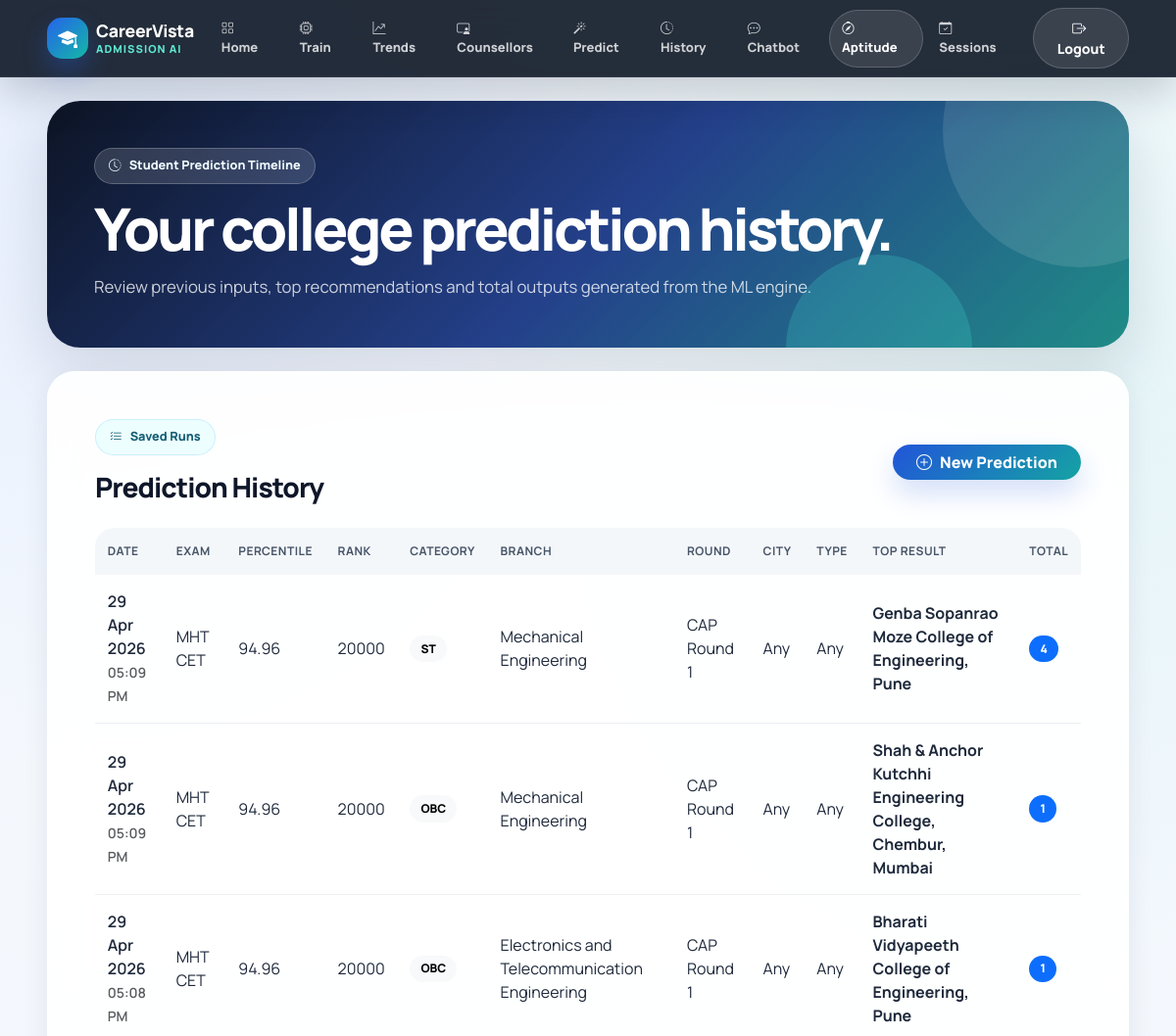
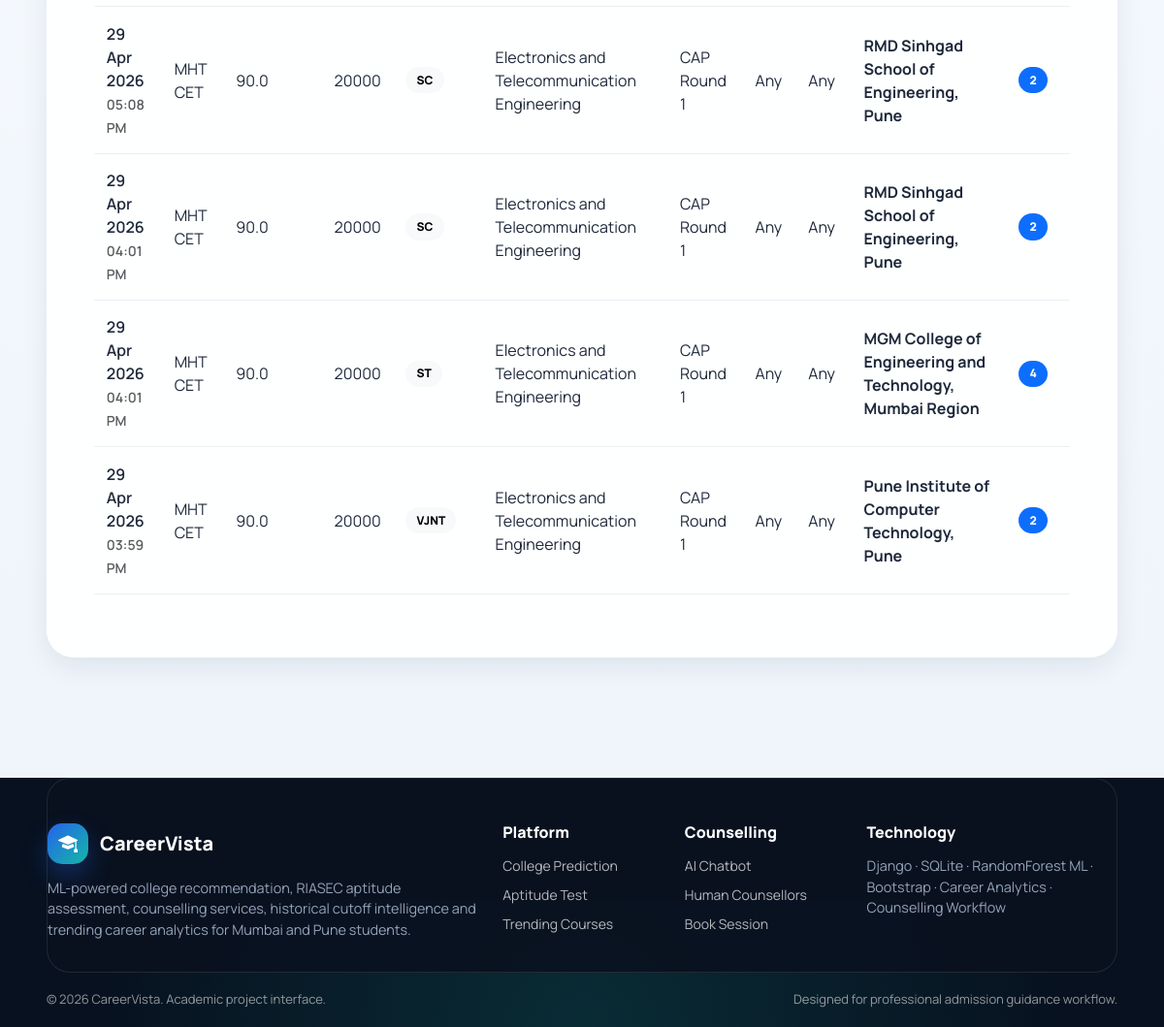
Page /history/ (signed in) on the committed database (2 pictures, top to bottom).
### predictor/models.py (models this page shows, shortened)
class PredictionHistory(models.Model):
    user = models.ForeignKey(User, on_delete=models.SET_NULL, null=True, blank=True)
    created_at = models.DateTimeField(auto_now_add=True)
    exam = models.CharField(max_length=40)
    category = models.CharField(max_length=40)
    home_region = models.CharField(max_length=120, blank=True)
    university_quota = models.CharField(max_length=80, blank=True)
    branch = models.CharField(max_length=180)
    percentile = models.FloatField()
    rank = models.IntegerField(default=0)
    aptitude_score = models.IntegerField(default=0)
    round_name = models.CharField(max_length=40)
    city = models.CharField(max_length=80, blank=True)
    college_type = models.CharField(max_length=60, blank=True)
    max_fees = models.IntegerField(default=0)
    min_naac_score = models.FloatField(default=0)
    max_nirf_rank = models.IntegerField(default=0)
    top_result = models.CharField(max_length=255, blank=True)
    result_count = models.IntegerField(default=0)
    result_snapshot_json = models.TextField(blank=True)
    class Meta:
        ordering = ['-created_at']

### predictor/views.py (the view)
# urls.py: path('history/', views.history, name='history'),
@login_required
def history(request):
    rows = PredictionHistory.objects.filter(user=request.user)[:30]
    return render(request, 'predictor/history.html', {'rows': rows})

### predictor/templates/predictor/history.html (shortened to what this page needs)
{% extends 'predictor/base.html' %}
{% block content %}
<section class="section-pad pt-4">
    <div class="container-fluid px-lg-5">
        <div class="page-hero mb-4">
            <span class="hero-pill"><i class="bi bi-clock-history"></i>Student Prediction Timeline</span>
            <h1 class="hero-title mt-3 mb-3">Your college prediction history.</h1>
            <p class="hero-subtitle mb-0">Review previous inputs, top recommendations and total outputs generated from the ML engine.</p>
        </div>
        <div class="panel-card p-4 p-lg-5">
            <div class="d-flex justify-content-between align-items-center flex-wrap gap-3 mb-4">
                <div>
                    <span class="eyebrow"><i class="bi bi-list-check"></i>Saved Runs</span>
                    <h3 class="fw-black mt-3 mb-0">Prediction History</h3>
                </div>
                <a href="{% url 'predict' %}" class="btn btn-primary rounded-pill px-4"><i class="bi bi-plus-circle me-2"></i>New Prediction</a>
            </div>
            {% if rows %}
            <div class="table-responsive">
                <table class="table table-hover align-middle">
                    <thead>
                        <tr><th>Date</th><th>Exam</th><th>Percentile</th><th>Rank</th><th>Category</th><th>Branch</th><th>Round</th><th>City</th><th>Type</th><th>Top Result</th><th>Total</th></tr>
                    </thead>
                    <tbody>
                        {% for row in rows %}
                        <tr>
                            <td class="fw-semibold">{{ row.created_at|date:"d M Y" }}<br><small class="text-muted">{{ row.created_at|date:"h:i A" }}</small></td>
                            <td>{{ row.exam }}</td>
                            <td>{{ row.percentile }}</td>
                            <td>{{ row.rank }}</td>
                            <td><span class="badge text-bg-light">{{ row.category }}</span></td>
                            <td>{{ row.branch }}</td>
                            <td>{{ row.round_name }}</td>
                            <td>{{ row.city|default:'Any' }}</td>
                            <td>{{ row.college_type|default:'Any' }}</td>
                            <td class="fw-bold">{{ row.top_result }}</td>
                            <td><span class="badge text-bg-primary">{{ row.result_count }}</span></td>
                        </tr>
                        {% endfor %}
                    </tbody>
                </table>
            </div>
            {% else %}
            <div class="empty-state">No prediction history yet. Create your first prediction.</div>
            {% endif %}
        </div>
    </div>
</section>
{% endblock %}

### predictor/templates/predictor/base.html (shortened to what this page needs)
{% load static %}
<!doctype html>
<html lang="en">
<head>
    <link href="https://cdn.jsdelivr.net/npm/bootstrap@5.3.3/dist/css/bootstrap.min.css" rel="stylesheet">
    <link href="https://cdn.jsdelivr.net/npm/bootstrap-icons@1.11.3/font/bootstrap-icons.css" rel="stylesheet">
    <link rel="stylesheet" href="{% static 'predictor/css/style.css' %}">
</head>
<body>
<nav class="navbar navbar-expand-lg navbar-dark college-navbar sticky-top">
    <div class="container-fluid px-lg-5">
        <a class="navbar-brand d-flex align-items-center gap-2" href="{% url 'home' %}">
            <span class="brand-mark"><i class="bi bi-mortarboard-fill"></i></span>
            <span class="brand-text">
                <strong>CareerVista</strong>
                <span>Admission AI</span>
            </span>
        </a>
        <div class="collapse navbar-collapse" id="navMenu">
            <ul class="navbar-nav ms-auto align-items-lg-center gap-lg-1">
                <li class="nav-item">
                    <a class="nav-link" href="{% url 'home' %}"><i class="bi bi-grid me-1"></i>Home</a>
                </li>
                <li class="nav-item">
                    <a class="nav-link" href="{% url 'train_model_view' %}"><i class="bi bi-cpu me-1"></i>Train</a>
                </li>
                <li class="nav-item">
                    <a class="nav-link" href="{% url 'trending_courses' %}"><i class="bi bi-graph-up-arrow me-1"></i>Trends</a>
                </li>
                <li class="nav-item">
                    <a class="nav-link" href="{% url 'counsellors' %}"><i class="bi bi-person-video3 me-1"></i>Counsellors</a>
                </li>
                {% if user.is_authenticated %}
                    <li class="nav-item">
                        <a class="nav-link" href="{% url 'predict' %}"><i class="bi bi-magic me-1"></i>Predict</a>
                    </li>
                    <li class="nav-item">
                        <a class="nav-link" href="{% url 'history' %}"><i class="bi bi-clock-history me-1"></i>History</a>
                    </li>
                    <li class="nav-item">
                        <a class="nav-link" href="{% url 'chatbot' %}"><i class="bi bi-chat-dots me-1"></i>Chatbot</a>
                    </li>
                    <li class="nav-item">
                        <a class="nav-link nav-cta" href="{% url 'aptitude_test' %}"><i class="bi bi-compass me-1"></i>Aptitude</a>
                    </li>
                    <li class="nav-item">
                        <a class="nav-link" href="{% url 'my_counselling_sessions' %}"><i class="bi bi-calendar-check me-1"></i>Sessions</a>
                    </li>
                    <li class="nav-item ms-lg-2">
                        <form method="post" action="{% url 'logout' %}">
                            <button class="btn btn-sm nav-cta" type="submit">
                                <i class="bi bi-box-arrow-right me-1"></i>Logout
                            </button>
                        </form>
                    </li>
                {% endif %}
            </ul>
        </div>
    </div>
</nav>
<main class="page-main">
    {% block content %}{% endblock %}
</main>
<footer class="site-footer">
    <div class="container-fluid px-lg-5">
        <div class="footer-card">
            <div class="row g-4">
                <div class="col-lg-5">
                    <div class="footer-logo">
                        <span class="brand-mark"><i class="bi bi-mortarboard-fill"></i></span>
                        <span>CareerVista</span>
                    </div>
                    <p class="mb-0" style="max-width: 560px;">
                        ML-powered college recommendation, RIASEC aptitude assessment, counselling services,
                        historical cutoff intelligence and trending career analytics for Mumbai and Pune students.
                    </p>
                </div>
                <div class="col-lg-2 col-md-4">
                    <h6 class="footer-title">Platform</h6>
                    <a class="footer-link" href="{% url 'predict' %}">College Prediction</a>
                    <a class="footer-link" href="{% url 'aptitude_test' %}">Aptitude Test</a>
                    <a class="footer-link" href="{% url 'trending_courses' %}">Trending Courses</a>
                </div>
                <div class="col-lg-2 col-md-4">
                    <h6 class="footer-title">Counselling</h6>
                    <a class="footer-link" href="{% url 'chatbot' %}">AI Chatbot</a>
                    <a class="footer-link" href="{% url 'counsellors' %}">Human Counsellors</a>
                    <a class="footer-link" href="{% url 'book_counselling' %}">Book Session</a>
                </div>
                <div class="col-lg-3 col-md-4">
                    <h6 class="footer-title">Technology</h6>
                    <p class="mb-0 small">
                        Django · SQLite · RandomForest ML · Bootstrap · Career Analytics · Counselling Workflow
                    </p>
                </div>
            </div>
        </div>
        <div class="footer-bottom d-flex flex-wrap justify-content-between gap-2">
            <span>© {% now "Y" %} CareerVista. Academic project interface.</span>
            <span>Designed for professional admission guidance workflow.</span>
        </div>
    </div>
</footer>
</body>
</html>

### predictor/static/predictor/css/style.css (style rules this page uses)
:root { --ink: #0b1220; --muted: #64748b; --soft: #f6f8fc; --card: rgba(255, 255, 255, 0.92); --border: rgba(148, 163, 184, 0.22); --brand: #2155d9; --brand-2: #15a3a3; --brand-3: #7c3aed; --success: #0f9f6e; --warning: #f59e0b; --danger: #dc2626; --shadow-sm: 0 10px 28px rgba(15, 23, 42, 0.08); --shadow-md: 0 22px 60px rgba(15, 23, 42, 0.13); --radius-xl: 28px; --radius-lg: 22px; }
* { box-sizing: border-box; }
body { min-height: 100vh; font-family: 'Inter', system-ui, -apple-system, BlinkMacSystemFont, 'Segoe UI', sans-serif; color: var(--ink); background: linear-gradient(135deg, rgba(246,248,252,.96), rgba(240,246,255,.92)), radial-gradient(circle at 12% 10%, rgba(33,85,217,.18), transparent 28%), radial-gradient(circle at 90% 15%, rgba(21,163,163,.15), transparent 28%), radial-gradient(circle at 70% 85%, rgba(124,58,237,.12), transparent 30%); overflow-x: hidden; }
a { text-decoration: none; }
.brand-mark { width: 42px; height: 42px; display: grid; place-items: center; border-radius: 15px; color: #fff; background: linear-gradient(135deg, var(--brand), var(--brand-2)); box-shadow: 0 12px 26px rgba(33,85,217,.35); }
.brand-text { font-size: 1.1rem; font-weight: 900; letter-spacing: -.03em; color: #fff; }
.brand-text span { color: #8ee9e4; }
.section-pad { padding: 64px 0; }
.page-hero { border-radius: 34px; padding: clamp(28px, 4vw, 54px); color: #fff; overflow: hidden; position: relative; background: linear-gradient(135deg, rgba(8,15,31,.98), rgba(24,54,132,.95) 52%, rgba(10,128,122,.9)), radial-gradient(circle at top right, rgba(255,255,255,.22), transparent 30%); box-shadow: var(--shadow-md); }
.page-hero:before, .page-hero:after { content: ""; position: absolute; border-radius: 50%; background: rgba(255,255,255,.11); }
.page-hero:before { width: 280px; height: 280px; right: -90px; top: -110px; }
.page-hero:after { width: 190px; height: 190px; right: 160px; bottom: -95px; background: rgba(69, 224, 213, .21); }
.page-hero > * { position: relative; z-index: 2; }
.hero-pill, .eyebrow { display: inline-flex; align-items: center; gap: 8px; border-radius: 999px; padding: 8px 14px; font-size: .79rem; font-weight: 800; color: #155e75; background: rgba(236, 254, 255, .95); border: 1px solid rgba(14, 165, 233, .16); }
.page-hero .hero-pill, .page-hero .eyebrow { color: #effcff; background: rgba(255,255,255,.14); border-color: rgba(255,255,255,.22); backdrop-filter: blur(12px); }
.hero-title { font-weight: 900; letter-spacing: -.055em; line-height: .98; font-size: clamp(2.25rem, 5vw, 5rem); }
.hero-subtitle { color: rgba(255,255,255,.78); font-size: clamp(1rem, 1.4vw, 1.18rem); line-height: 1.7; }
.panel-card, .ui-card { background: var(--card); border: 1px solid rgba(255,255,255,.74); border-radius: var(--radius-xl); box-shadow: var(--shadow-sm); backdrop-filter: blur(14px); }
.btn-primary, .btn-success { border: 0; font-weight: 800; box-shadow: 0 14px 28px rgba(33,85,217,.19); }
.btn-primary { background: linear-gradient(135deg, var(--brand), var(--brand-2)); }
.table { --bs-table-bg: transparent; --bs-table-border-color: rgba(148,163,184,.18); }
.table thead th { font-size: .75rem; letter-spacing: .04em; text-transform: uppercase; color: #475569; background: rgba(241,245,249,.75); border-bottom: 0; padding: .95rem .8rem; white-space: nowrap; }
.table tbody td { padding: .95rem .8rem; vertical-align: middle; color: #1e293b; }
.table tbody tr { transition: .15s ease; }
.table-responsive { border-radius: 20px; }
.badge { font-weight: 800; border-radius: 999px; padding: .48rem .7rem; }
.footer-card { display: flex; justify-content: space-between; gap: 18px; flex-wrap: wrap; padding: 18px 22px; border-radius: 24px; color: #e2e8f0; background: rgba(10,18,32,.92); border: 1px solid rgba(255,255,255,.09); }
.footer-card p { color: #94a3b8; font-size: .9rem; }
.fw-black { font-weight: 900 !important; letter-spacing: -.035em; }

### rows in the picture
PredictionHistory: created_at "29 Apr 2026", created_at "05:09 PM", exam "MHT CET", percentile "94.96", rank "20000", category "ST", branch "Mechanical Engineering", round_name "CAP Round 1", city "Any", college_type "Any", top_result "Genba Sopanrao Moze College of Engineering, Pune", result_count "4"
PredictionHistory: created_at "29 Apr 2026", created_at "05:09 PM", exam "MHT CET", percentile "94.96", rank "20000", category "OBC", branch "Mechanical Engineering", round_name "CAP Round 1", city "Any", college_type "Any", top_result "Shah & Anchor Kutchhi Engineering College, Chembur, Mumbai", result_count "1"
PredictionHistory: created_at "29 Apr 2026", created_at "05:08 PM", exam "MHT CET", percentile "94.96", rank "20000", category "OBC", branch "Electronics and Telecommunication Engineering", round_name "CAP Round 1", city "Any", college_type "Any", top_result "Bharati Vidyapeeth College of Engineering, Pune", result_count "1"
PredictionHistory: created_at "29 Apr 2026", created_at "05:08 PM", exam "MHT CET", percentile "90.0", rank "20000", category "SC", branch "Electronics and Telecommunication Engineering", round_name "CAP Round 1", city "Any", college_type "Any", top_result "RMD Sinhgad School of Engineering, Pune", result_count "2"
PredictionHistory: created_at "29 Apr 2026", created_at "04:01 PM", exam "MHT CET", percentile "90.0", rank "20000", category "SC", branch "Electronics and Telecommunication Engineering", round_name "CAP Round 1", city "Any", college_type "Any", top_result "RMD Sinhgad School of Engineering, Pune", result_count "2"
PredictionHistory: created_at "29 Apr 2026", created_at "04:01 PM", exam "MHT CET", percentile "90.0", rank "20000", category "ST", branch "Electronics and Telecommunication Engineering", round_name "CAP Round 1", city "Any", college_type "Any", top_result "MGM College of Engineering and Technology, Mumbai Region", result_count "4"
PredictionHistory: created_at "29 Apr 2026", created_at "03:59 PM", exam "MHT CET", percentile "90.0", rank "20000", category "VJNT", branch "Electronics and Telecommunication Engineering", round_name "CAP Round 1", city "Any", college_type "Any", top_result "Pune Institute of Computer Technology, Pune", result_count "2"
